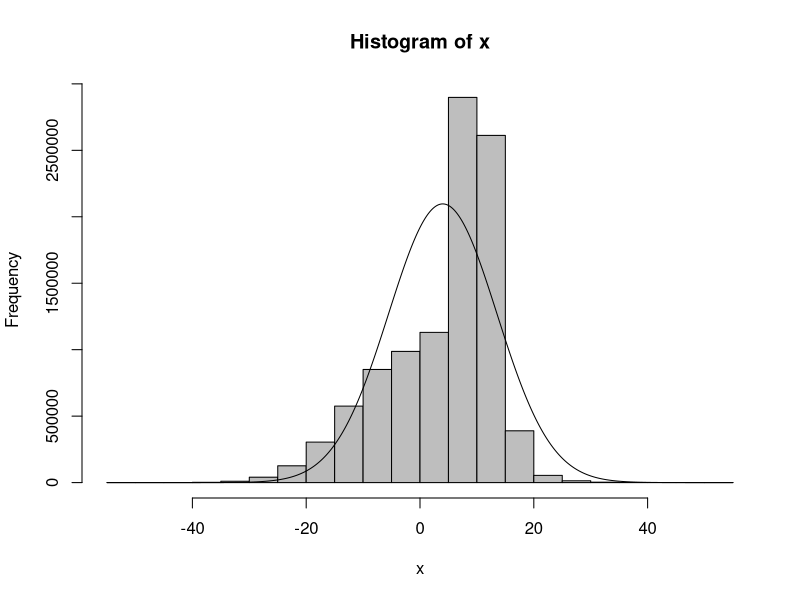

R code for this plot:
## ---- chunk 1
mu_1 <- 10
mu_2 <- -2
sd_1 <- 3
sd_2 <- 10
n <- 10000000
mean <- c(mu_1, mu_2)
sd <- c(sd_1, sd_2)

my.data <- rnorm(n, mean, sd)
summary(my.data)
## ---- chunk 2
x <- my.data
h <- hist(x, plot=FALSE)
plot(h, col="grey")
xlines <-seq(min(h$breaks),max(h$breaks),length.out=1000)
lines(x = xlines,y=dnorm(xlines, 4, sqrt(90.5)) *length(x)*diff(h$breaks)[1])


# superimpose empirical density

# superimpose normal density

## ---- chunk 3
# plot ecdf

# superimpose cdf for standard normal

# calculate maximal difference 

## ---- chunk 4
# your code here
k_central_moment <- function(num){
  return (sum((my.data - mean(my.data))^(num))/n)
}
# skewness
third_central_moment = k_central_moment(3)
sec_central_moment = k_central_moment(2)
skewness = third_central_moment/sec_central_moment^(3/2)
skewness
# kurtosis
four_central_moment = k_central_moment(4)
kurtosis = four_central_moment/sec_central_moment^2
kurtosis
## ---- chunk 5
quantile(my.data, probs = seq(0.1,0.9,0.1))
my.data_sorted = sort(my.data)
my.data_sorted[seq(100, 900, 100)]

## ---- chunk 6
# your code here
# theoretical expected value and variance

# sample mean and sample variance

## ---- chunk 7
# your code here
